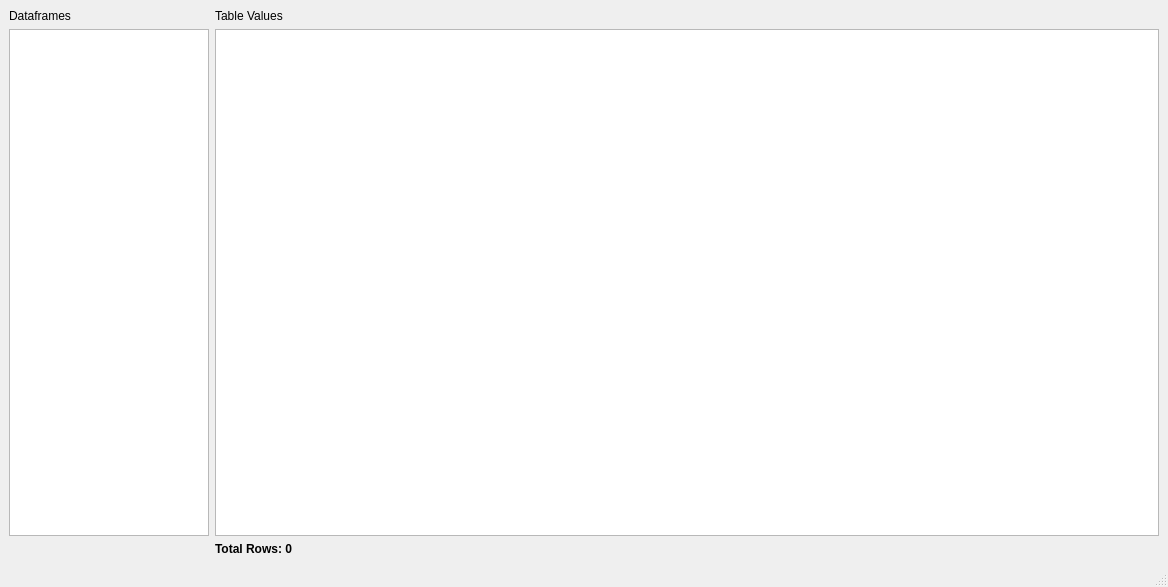
<?xml version="1.0" encoding="UTF-8"?>
<ui version="4.0">
 <class>MainWindow</class>
 <widget class="QMainWindow" name="MainWindow">
  <property name="geometry">
   <rect>
    <x>0</x>
    <y>0</y>
    <width>1168</width>
    <height>587</height>
   </rect>
  </property>
  <property name="windowTitle">
   <string>MainWindow</string>
  </property>
  <widget class="QWidget" name="centralwidget">
   <layout class="QGridLayout" name="gridLayout">
    <item row="1" column="0">
     <widget class="QListWidget" name="dataframe_listWidget">
      <property name="maximumSize">
       <size>
        <width>200</width>
        <height>16777215</height>
       </size>
      </property>
     </widget>
    </item>
    <item row="1" column="1">
     <widget class="QTableView" name="dataTable_tableView">
      <property name="sortingEnabled">
       <bool>true</bool>
      </property>
     </widget>
    </item>
    <item row="0" column="0">
     <widget class="QLabel" name="label">
      <property name="text">
       <string>Dataframes</string>
      </property>
     </widget>
    </item>
    <item row="0" column="1">
     <widget class="QLabel" name="label_2">
      <property name="text">
       <string>Table Values</string>
      </property>
     </widget>
    </item>
    <item row="2" column="1">
     <widget class="QLabel" name="rowCount_Label">
      <property name="font">
       <font>
        <weight>75</weight>
        <bold>true</bold>
       </font>
      </property>
      <property name="text">
       <string>Total Rows: 0</string>
      </property>
     </widget>
    </item>
   </layout>
  </widget>
  <widget class="QStatusBar" name="statusbar"/>
 </widget>
 <resources/>
 <connections/>
</ui>
